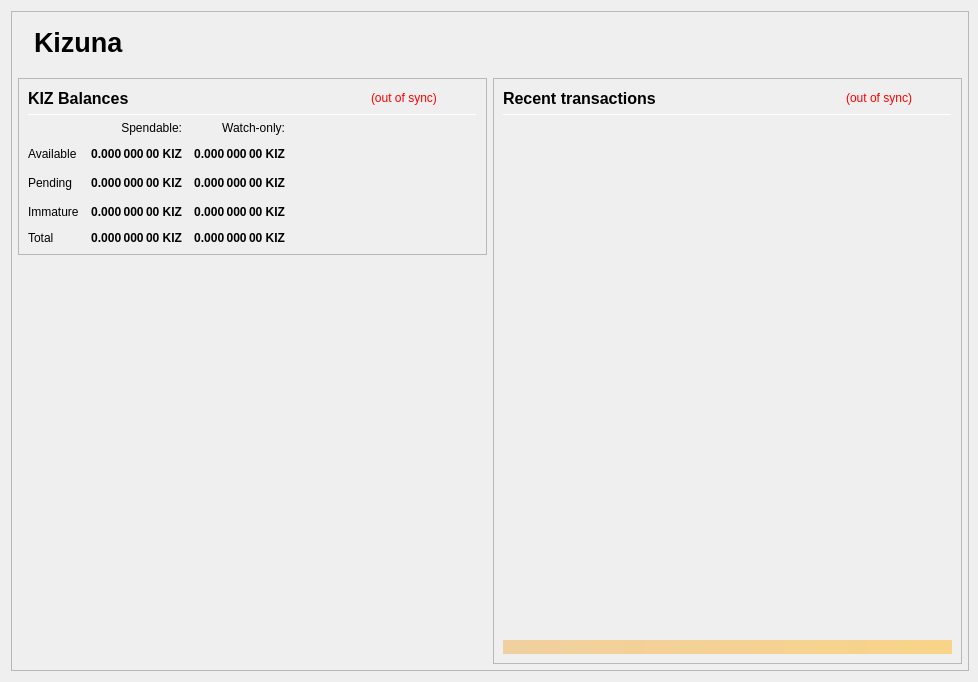
<?xml version="1.0" encoding="UTF-8"?>
<ui version="4.0">
 <class>OverviewPage</class>
 <widget class="QWidget" name="OverviewPage">
  <property name="geometry">
   <rect>
    <x>0</x>
    <y>0</y>
    <width>978</width>
    <height>682</height>
   </rect>
  </property>
  <property name="minimumSize">
   <size>
    <width>960</width>
    <height>682</height>
   </size>
  </property>
  <property name="font">
   <font>
    <weight>50</weight>
    <bold>false</bold>
   </font>
  </property>
  <property name="windowTitle">
   <string>Form</string>
  </property>
  <layout class="QVBoxLayout" name="topLayout" stretch="0">
   <property name="rightMargin">
    <number>9</number>
   </property>
   <item>
    <widget class="QFrame" name="frame_BG">
     <property name="minimumSize">
      <size>
       <width>850</width>
       <height>610</height>
      </size>
     </property>
     <property name="maximumSize">
      <size>
       <width>16777215</width>
       <height>16777215</height>
      </size>
     </property>
     <property name="frameShape">
      <enum>QFrame::StyledPanel</enum>
     </property>
     <property name="frameShadow">
      <enum>QFrame::Raised</enum>
     </property>
     <layout class="QVBoxLayout" name="verticalLayout_3" stretch="0">
      <property name="leftMargin">
       <number>0</number>
      </property>
      <property name="topMargin">
       <number>0</number>
      </property>
      <property name="rightMargin">
       <number>0</number>
      </property>
      <property name="bottomMargin">
       <number>6</number>
      </property>
      <item>
       <layout class="QVBoxLayout" name="verticalLayout_Master" stretch="0,1">
        <property name="leftMargin">
         <number>0</number>
        </property>
        <property name="topMargin">
         <number>0</number>
        </property>
        <property name="rightMargin">
         <number>0</number>
        </property>
        <property name="bottomMargin">
         <number>0</number>
        </property>
        <item>
         <widget class="QFrame" name="frame_Header">
          <layout class="QVBoxLayout" name="verticalLayout_Header" stretch="0">
           <property name="leftMargin">
            <number>0</number>
           </property>
           <property name="topMargin">
            <number>0</number>
           </property>
           <property name="rightMargin">
            <number>0</number>
           </property>
           <property name="bottomMargin">
            <number>0</number>
           </property>
           <item>
            <layout class="QHBoxLayout" name="horizontalLayout_Header" stretch="1,0">
             <property name="spacing">
              <number>6</number>
             </property>
             <item>
              <spacer name="horizontalSpacer_Header">
               <property name="orientation">
                <enum>Qt::Horizontal</enum>
               </property>
               <property name="sizeHint" stdset="0">
                <size>
                 <width>40</width>
                 <height>20</height>
                </size>
               </property>
              </spacer>
             </item>
			 <item>
           <widget class="QLabel" name="labelOverviewHeaderLeft">
            <property name="minimumSize">
             <size>
              <width>464</width>
              <height>60</height>
             </size>
            </property>
            <property name="maximumSize">
             <size>
              <width>16777215</width>
              <height>60</height>
             </size>
            </property>
            <property name="font">
             <font>
              <pointsize>20</pointsize>
              <weight>75</weight>
              <bold>true</bold>
             </font>
            </property>
            <property name="text">
             <string>Kizuna</string>
            </property>
            <property name="alignment">
             <set>Qt::AlignLeading|Qt::AlignLeft|Qt::AlignVCenter</set>
            </property>
           </widget>
          </item>
             <item>
              <widget class="QLabel" name="labelOverviewHeaderRight">
               <property name="minimumSize">
                <size>
                 <width>464</width>
                 <height>60</height>
                </size>
               </property>
               <property name="maximumSize">
                <size>
                 <width>16777215</width>
                 <height>60</height>
                </size>
               </property>
				<property name="font">
				 <font>
				  <pointsize>20</pointsize>
				  <weight>75</weight>
				  <bold>true</bold>
				 </font>
				</property>
				<property name="text">
				 <string></string>
				</property>
               <property name="alignment">
                <set>Qt::AlignRight|Qt::AlignTrailing|Qt::AlignVCenter</set>
               </property>
              </widget>
             </item>
            </layout>
           </item>
          </layout>
         </widget>
        </item>
        <item>
         <widget class="QFrame" name="frame_Content">
          <layout class="QVBoxLayout" name="verticalLayout_Content">
           <property name="leftMargin">
            <number>6</number>
           </property>
           <property name="topMargin">
            <number>0</number>
           </property>
           <property name="rightMargin">
            <number>6</number>
           </property>
           <property name="bottomMargin">
            <number>0</number>
           </property>
           <item>
            <layout class="QHBoxLayout" name="horizontalLayout_Content" stretch="1,1">
             <property name="spacing">
              <number>6</number>
             </property>
             <item>
              <layout class="QVBoxLayout" name="verticalLayout_left" stretch="0,0">
               <item>
                <widget class="QFrame" name="frameBalances">
                 <property name="frameShape">
                  <enum>QFrame::StyledPanel</enum>
                 </property>
                 <property name="frameShadow">
                  <enum>QFrame::Raised</enum>
                 </property>
                 <layout class="QVBoxLayout" name="verticalLayout_4">
                  <item>
                   <layout class="QHBoxLayout" name="hlBalancesHeader" stretch="2,0,0">
                    <property name="spacing">
                     <number>6</number>
                    </property>
                    <item>
                     <widget class="QLabel" name="labelBalances">
                      <property name="minimumSize">
                       <size>
                        <width>0</width>
                        <height>0</height>
                       </size>
                      </property>
                      <property name="font">
                       <font>
                        <pointsize>12</pointsize>
                        <weight>75</weight>
                        <bold>true</bold>
                       </font>
                      </property>
                      <property name="text">
                       <string>KIZ Balances</string>
                      </property>
                     </widget>
                    </item>
                    <item>
                     <widget class="QLabel" name="labelWalletStatus">
                      <property name="cursor">
                       <cursorShape>WhatsThisCursor</cursorShape>
                      </property>
                      <property name="toolTip">
                       <string>The displayed information may be out of date. Your wallet automatically synchronizes with the Kiz network after a connection is established, but this process has not completed yet.</string>
                      </property>
                      <property name="styleSheet">
                       <string notr="true">QLabel { color: red; }</string>
                      </property>
                      <property name="text">
                       <string notr="true">(out of sync)</string>
                      </property>
                      <property name="alignment">
                       <set>Qt::AlignLeading|Qt::AlignLeft|Qt::AlignVCenter</set>
                      </property>
                     </widget>
                    </item>
                    <item>
                     <spacer name="hsBalancesHeader">
                      <property name="orientation">
                       <enum>Qt::Horizontal</enum>
                      </property>
                      <property name="sizeHint" stdset="0">
                       <size>
                        <width>40</width>
                        <height>20</height>
                       </size>
                      </property>
                     </spacer>
                    </item>
                   </layout>
                  </item>
                  <item>
                   <widget class="Line" name="lineBalances">
                    <property name="minimumSize">
                     <size>
                      <width>0</width>
                      <height>1</height>
                     </size>
                    </property>
                    <property name="maximumSize">
                     <size>
                      <width>16777215</width>
                      <height>1</height>
                     </size>
                    </property>
                    <property name="orientation">
                     <enum>Qt::Horizontal</enum>
                    </property>
                   </widget>
                  </item>
                  <item>
                   <layout class="QGridLayout" name="gridLayout">
                    <property name="spacing">
                     <number>12</number>
                    </property>
                    <item row="2" column="2">
                     <widget class="QLabel" name="labelWatchPending">
                      <property name="font">
                       <font>
                        <weight>75</weight>
                        <bold>true</bold>
                       </font>
                      </property>
                      <property name="cursor">
                       <cursorShape>ArrowCursor</cursorShape>
                      </property>
                      <property name="toolTip">
                       <string>Unconfirmed transactions to watch-only addresses</string>
                      </property>
                      <property name="text">
                       <string notr="true">0.000 000 00 KIZ</string>
                      </property>
                      <property name="alignment">
                       <set>Qt::AlignRight|Qt::AlignTrailing|Qt::AlignVCenter</set>
                      </property>
                      <property name="textInteractionFlags">
                       <set>Qt::NoTextInteraction</set>
                      </property>
                     </widget>
                    </item>
                    <item row="2" column="1">
                     <widget class="QLabel" name="labelUnconfirmed">
                      <property name="font">
                       <font>
                        <weight>75</weight>
                        <bold>true</bold>
                       </font>
                      </property>
                      <property name="cursor">
                       <cursorShape>ArrowCursor</cursorShape>
                      </property>
                      <property name="toolTip">
                       <string>Total of transactions that have yet to be confirmed, and do not yet count toward the spendable balance</string>
                      </property>
                      <property name="text">
                       <string notr="true">0.000 000 00 KIZ</string>
                      </property>
                      <property name="alignment">
                       <set>Qt::AlignRight|Qt::AlignTrailing|Qt::AlignVCenter</set>
                      </property>
                      <property name="textInteractionFlags">
                       <set>Qt::NoTextInteraction</set>
                      </property>
                     </widget>
                    </item>
                    <item row="3" column="2">
                     <widget class="QLabel" name="labelWatchImmature">
                      <property name="font">
                       <font>
                        <weight>75</weight>
                        <bold>true</bold>
                       </font>
                      </property>
                      <property name="cursor">
                       <cursorShape>ArrowCursor</cursorShape>
                      </property>
                      <property name="toolTip">
                       <string>Staked or masternode rewards in watch-only addresses that has not yet matured</string>
                      </property>
                      <property name="text">
                       <string notr="true">0.000 000 00 KIZ</string>
                      </property>
                      <property name="alignment">
                       <set>Qt::AlignRight|Qt::AlignTrailing|Qt::AlignVCenter</set>
                      </property>
                      <property name="textInteractionFlags">
                       <set>Qt::NoTextInteraction</set>
                      </property>
                     </widget>
                    </item>
                    <item row="4" column="0">
                     <widget class="QLabel" name="labelTotalText">
                      <property name="text">
                       <string>Total</string>
                      </property>
                      <property name="textInteractionFlags">
                       <set>Qt::NoTextInteraction</set>
                      </property>
                     </widget>
                    </item>
                    <item row="3" column="1">
                     <widget class="QLabel" name="labelImmature">
                      <property name="font">
                       <font>
                        <weight>75</weight>
                        <bold>true</bold>
                       </font>
                      </property>
                      <property name="cursor">
                       <cursorShape>ArrowCursor</cursorShape>
                      </property>
                      <property name="toolTip">
                       <string>Staked or masternode rewards that has not yet matured</string>
                      </property>
                      <property name="text">
                       <string notr="true">0.000 000 00 KIZ</string>
                      </property>
                      <property name="alignment">
                       <set>Qt::AlignRight|Qt::AlignTrailing|Qt::AlignVCenter</set>
                      </property>
                      <property name="textInteractionFlags">
                       <set>Qt::NoTextInteraction</set>
                      </property>
                     </widget>
                    </item>
                    <item row="2" column="3">
                     <spacer name="hsBalances">
                      <property name="orientation">
                       <enum>Qt::Horizontal</enum>
                      </property>
                      <property name="sizeHint" stdset="0">
                       <size>
                        <width>40</width>
                        <height>20</height>
                       </size>
                      </property>
                     </spacer>
                    </item>
                    <item row="3" column="0">
                     <widget class="QLabel" name="labelImmatureText">
                      <property name="text">
                       <string>Immature</string>
                      </property>
                      <property name="textInteractionFlags">
                       <set>Qt::NoTextInteraction</set>
                      </property>
                     </widget>
                    </item>
                    <item row="4" column="1">
                     <widget class="QLabel" name="labelTotal">
                      <property name="font">
                       <font>
                        <weight>75</weight>
                        <bold>true</bold>
                       </font>
                      </property>
                      <property name="cursor">
                       <cursorShape>ArrowCursor</cursorShape>
                      </property>
                      <property name="toolTip">
                       <string>Your current total balance</string>
                      </property>
                      <property name="text">
                       <string notr="true">0.000 000 00 KIZ</string>
                      </property>
                      <property name="alignment">
                       <set>Qt::AlignRight|Qt::AlignTrailing|Qt::AlignVCenter</set>
                      </property>
                      <property name="textInteractionFlags">
                       <set>Qt::NoTextInteraction</set>
                      </property>
                     </widget>
                    </item>
                    <item row="4" column="2">
                     <widget class="QLabel" name="labelWatchTotal">
                      <property name="font">
                       <font>
                        <weight>75</weight>
                        <bold>true</bold>
                       </font>
                      </property>
                      <property name="cursor">
                       <cursorShape>ArrowCursor</cursorShape>
                      </property>
                      <property name="toolTip">
                       <string>Current total balance in watch-only addresses</string>
                      </property>
                      <property name="text">
                       <string notr="true">0.000 000 00 KIZ</string>
                      </property>
                      <property name="alignment">
                       <set>Qt::AlignRight|Qt::AlignTrailing|Qt::AlignVCenter</set>
                      </property>
                      <property name="textInteractionFlags">
                       <set>Qt::NoTextInteraction</set>
                      </property>
                     </widget>
                    </item>
                    <item row="0" column="2">
                     <widget class="QLabel" name="labelWatchonly">
                      <property name="text">
                       <string>Watch-only:</string>
                      </property>
                      <property name="alignment">
                       <set>Qt::AlignRight|Qt::AlignTrailing|Qt::AlignVCenter</set>
                      </property>
                     </widget>
                    </item>
                    <item row="1" column="0">
                     <widget class="QLabel" name="labelBalanceText">
                      <property name="text">
                       <string>Available</string>
                      </property>
                      <property name="textInteractionFlags">
                       <set>Qt::NoTextInteraction</set>
                      </property>
                     </widget>
                    </item>
                    <item row="1" column="1">
                     <widget class="QLabel" name="labelBalance">
                      <property name="font">
                       <font>
                        <weight>75</weight>
                        <bold>true</bold>
                       </font>
                      </property>
                      <property name="cursor">
                       <cursorShape>ArrowCursor</cursorShape>
                      </property>
                      <property name="toolTip">
                       <string>Your current spendable balance</string>
                      </property>
                      <property name="text">
                       <string notr="true">0.000 000 00 KIZ</string>
                      </property>
                      <property name="alignment">
                       <set>Qt::AlignRight|Qt::AlignTrailing|Qt::AlignVCenter</set>
                      </property>
                      <property name="textInteractionFlags">
                       <set>Qt::NoTextInteraction</set>
                      </property>
                     </widget>
                    </item>
                    <item row="1" column="2">
                     <widget class="QLabel" name="labelWatchAvailable">
                      <property name="font">
                       <font>
                        <weight>75</weight>
                        <bold>true</bold>
                       </font>
                      </property>
                      <property name="cursor">
                       <cursorShape>ArrowCursor</cursorShape>
                      </property>
                      <property name="toolTip">
                       <string>Your current balance in watch-only addresses</string>
                      </property>
                      <property name="text">
                       <string notr="true">0.000 000 00 KIZ</string>
                      </property>
                      <property name="alignment">
                       <set>Qt::AlignRight|Qt::AlignTrailing|Qt::AlignVCenter</set>
                      </property>
                      <property name="textInteractionFlags">
                       <set>Qt::NoTextInteraction</set>
                      </property>
                     </widget>
                    </item>
                    <item row="2" column="0">
                     <widget class="QLabel" name="labelPendingText">
                      <property name="text">
                       <string>Pending</string>
                      </property>
                      <property name="textInteractionFlags">
                       <set>Qt::NoTextInteraction</set>
                      </property>
                     </widget>
                    </item>
                    <item row="0" column="1">
                     <widget class="QLabel" name="labelSpendable">
                      <property name="text">
                       <string>Spendable:</string>
                      </property>
                      <property name="alignment">
                       <set>Qt::AlignRight|Qt::AlignTrailing|Qt::AlignVCenter</set>
                      </property>
                     </widget>
                    </item>
                   </layout>
                  </item>
                 </layout>
                </widget>
               </item>
               <item>
                <spacer name="verticalSpacer">
                 <property name="orientation">
                  <enum>Qt::Vertical</enum>
                 </property>
                 <property name="sizeHint" stdset="0">
                  <size>
                   <width>20</width>
                   <height>40</height>
                  </size>
                 </property>
                </spacer>
               </item>
              </layout>
             </item>
             <item>
              <layout class="QVBoxLayout" name="verticalLayout_right" stretch="1">
               <item>
                <widget class="QFrame" name="frame_RecentTransactions">
                 <property name="minimumSize">
                  <size>
                   <width>0</width>
                   <height>0</height>
                  </size>
                 </property>
                 <property name="frameShape">
                  <enum>QFrame::StyledPanel</enum>
                 </property>
                 <property name="frameShadow">
                  <enum>QFrame::Raised</enum>
                 </property>
                 <layout class="QVBoxLayout" name="verticalLayout_1" stretch="0,0,0,0,0">
                  <item>
                   <layout class="QHBoxLayout" name="horizontalLayout_2" stretch="2,0,0">
                    <property name="spacing">
                     <number>3</number>
                    </property>
                    <item>
                     <widget class="QLabel" name="label_4">
                      <property name="minimumSize">
                       <size>
                        <width>0</width>
                        <height>20</height>
                       </size>
                      </property>
                      <property name="font">
                       <font>
                        <pointsize>12</pointsize>
                        <weight>75</weight>
                        <bold>true</bold>
                       </font>
                      </property>
                      <property name="text">
                       <string>Recent transactions</string>
                      </property>
                     </widget>
                    </item>
                    <item>
                     <widget class="QLabel" name="labelTransactionsStatus">
                      <property name="cursor">
                       <cursorShape>WhatsThisCursor</cursorShape>
                      </property>
                      <property name="toolTip">
                       <string>The displayed information may be out of date. Your wallet automatically synchronizes with the Kiz network after a connection is established, but this process has not completed yet.</string>
                      </property>
                      <property name="styleSheet">
                       <string notr="true">QLabel { color: red; }</string>
                      </property>
                      <property name="text">
                       <string notr="true">(out of sync)</string>
                      </property>
                      <property name="alignment">
                       <set>Qt::AlignRight|Qt::AlignTrailing|Qt::AlignVCenter</set>
                      </property>
                     </widget>
                    </item>
                    <item>
                     <spacer name="horizontalSpacer">
                      <property name="orientation">
                       <enum>Qt::Horizontal</enum>
                      </property>
                      <property name="sizeHint" stdset="0">
                       <size>
                        <width>40</width>
                        <height>20</height>
                       </size>
                      </property>
                     </spacer>
                    </item>
                   </layout>
                  </item>
                  <item>
                   <widget class="Line" name="line">
                    <property name="minimumSize">
                     <size>
                      <width>0</width>
                      <height>1</height>
                     </size>
                    </property>
                    <property name="maximumSize">
                     <size>
                      <width>16777215</width>
                      <height>1</height>
                     </size>
                    </property>
                    <property name="orientation">
                     <enum>Qt::Horizontal</enum>
                    </property>
                   </widget>
                  </item>
                  <item>
                   <widget class="QListView" name="listTransactions">
                    <property name="minimumSize">
                     <size>
                      <width>0</width>
                      <height>0</height>
                     </size>
                    </property>
                    <property name="styleSheet">
                     <string notr="true">QListView { background: transparent; }</string>
                    </property>
                    <property name="frameShape">
                     <enum>QFrame::NoFrame</enum>
                    </property>
                    <property name="verticalScrollBarPolicy">
                     <enum>Qt::ScrollBarAlwaysOff</enum>
                    </property>
                    <property name="horizontalScrollBarPolicy">
                     <enum>Qt::ScrollBarAlwaysOff</enum>
                    </property>
                    <property name="selectionMode">
                     <enum>QAbstractItemView::NoSelection</enum>
                    </property>
                   </widget>
                  </item>
                  <item>
                   <spacer name="verticalSpacer_2">
                    <property name="orientation">
                     <enum>Qt::Vertical</enum>
                    </property>
                    <property name="sizeType">
                     <enum>QSizePolicy::Expanding</enum>
                    </property>
                    <property name="sizeHint" stdset="0">
                     <size>
                      <width>20</width>
                      <height>40</height>
                     </size>
                    </property>
                   </spacer>
                  </item>
                  <item>
                   <widget class="QLabel" name="labelAlerts">
                    <property name="maximumSize">
                     <size>
                      <width>16777215</width>
                      <height>16777215</height>
                     </size>
                    </property>
                    <property name="styleSheet">
                     <string notr="true">background-color: qlineargradient(x1: 0, y1: 0, x2: 1, y2: 0, stop:0 #F0D0A0, stop:1 #F8D488); color:#000000;</string>
                    </property>
                    <property name="text">
                     <string/>
                    </property>
                    <property name="wordWrap">
                     <bool>true</bool>
                    </property>
                    <property name="margin">
                     <number>3</number>
                    </property>
                   </widget>
                  </item>
                 </layout>
                </widget>
               </item>
              </layout>
             </item>
            </layout>
           </item>
          </layout>
         </widget>
        </item>
       </layout>
      </item>
     </layout>
    </widget>
   </item>
  </layout>
 </widget>
 <resources/>
 <connections/>
</ui>
